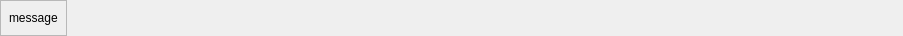
<?xml version="1.0" encoding="UTF-8"?>
<ui version="4.0">
 <class>Form</class>
 <widget class="QWidget" name="Form">
  <property name="geometry">
   <rect>
    <x>0</x>
    <y>0</y>
    <width>903</width>
    <height>36</height>
   </rect>
  </property>
  <property name="windowTitle">
   <string>Form</string>
  </property>
  <layout class="QVBoxLayout" name="verticalLayout">
   <property name="spacing">
    <number>0</number>
   </property>
   <property name="leftMargin">
    <number>0</number>
   </property>
   <property name="topMargin">
    <number>0</number>
   </property>
   <property name="rightMargin">
    <number>0</number>
   </property>
   <property name="bottomMargin">
    <number>0</number>
   </property>
   <item>
    <widget class="QFrame" name="main_frame">
     <property name="styleSheet">
      <string notr="true"/>
     </property>
     <layout class="QHBoxLayout" name="chat_message_main_layout">
      <property name="spacing">
       <number>10</number>
      </property>
      <property name="leftMargin">
       <number>0</number>
      </property>
      <property name="topMargin">
       <number>0</number>
      </property>
      <property name="rightMargin">
       <number>0</number>
      </property>
      <property name="bottomMargin">
       <number>0</number>
      </property>
      <item>
       <layout class="QVBoxLayout" name="verticalLayout_3">
        <property name="spacing">
         <number>1</number>
        </property>
        <property name="leftMargin">
         <number>0</number>
        </property>
        <item>
         <widget class="QFrame" name="messages_frame">
          <property name="maximumSize">
           <size>
            <width>250</width>
            <height>16777215</height>
           </size>
          </property>
          <property name="frameShape">
           <enum>QFrame::StyledPanel</enum>
          </property>
          <property name="frameShadow">
           <enum>QFrame::Raised</enum>
          </property>
          <layout class="QVBoxLayout" name="verticalLayout_2">
           <property name="spacing">
            <number>1</number>
           </property>
           <property name="leftMargin">
            <number>8</number>
           </property>
           <property name="topMargin">
            <number>8</number>
           </property>
           <property name="rightMargin">
            <number>8</number>
           </property>
           <property name="bottomMargin">
            <number>8</number>
           </property>
           <item>
            <widget class="QLabel" name="chat_message_text">
             <property name="text">
              <string>message</string>
             </property>
             <property name="wordWrap">
              <bool>true</bool>
             </property>
             <property name="textInteractionFlags">
              <set>Qt::LinksAccessibleByMouse|Qt::TextSelectableByMouse</set>
             </property>
            </widget>
           </item>
          </layout>
         </widget>
        </item>
       </layout>
      </item>
      <item>
       <spacer name="horizontalSpacer">
        <property name="orientation">
         <enum>Qt::Horizontal</enum>
        </property>
        <property name="sizeHint" stdset="0">
         <size>
          <width>40</width>
          <height>20</height>
         </size>
        </property>
       </spacer>
      </item>
     </layout>
    </widget>
   </item>
  </layout>
 </widget>
 <resources/>
 <connections/>
</ui>
